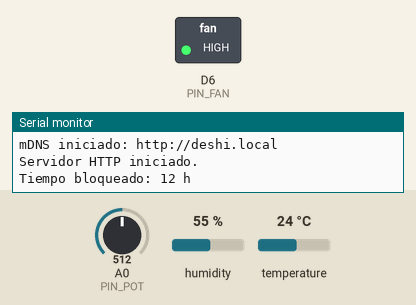
This sketch was run on a simulated ESP8266 (Wemos D1 mini). Parts: switched loads named in the sketch (green lamp = pin HIGH), the last lines printed to the serial monitor. The test bench sets the inputs (shaded band); at power-on: A0 (PIN_POT) = 512, temperature 24 °C, humidity 55 %. Pins used as bus, display or sensor lines are not drawn.

Above: at 5.4 s.
5.5 s: A0 (PIN_POT) set to 32
7.0 s: A0 (PIN_POT) set to 26
At 7.6 s:
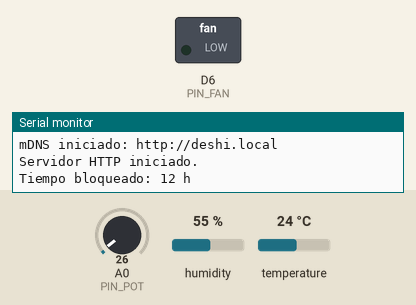
8.5 s: A0 (PIN_POT) set to 56
13.7 s: A0 (PIN_POT) set to 64
At 18.0 s:
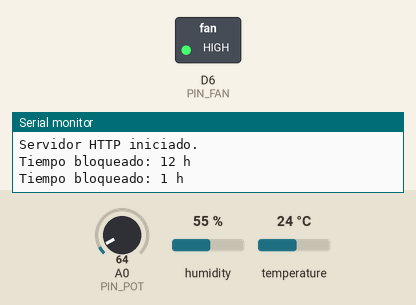
19.2 s: temperature set to 28 °C
At 20.9 s:
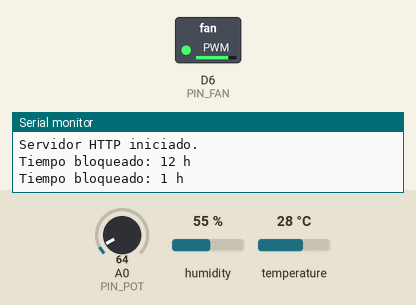
21.2 s: temperature set to 33 °C
At 22.8 s:
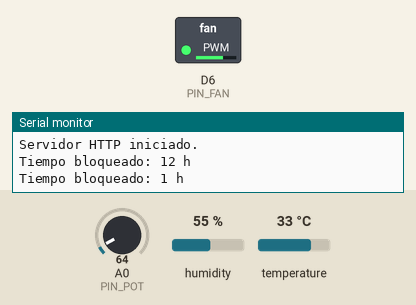
Timing chart, 0 to 24.2 s (numbered marks = the images above; inputs shaded):
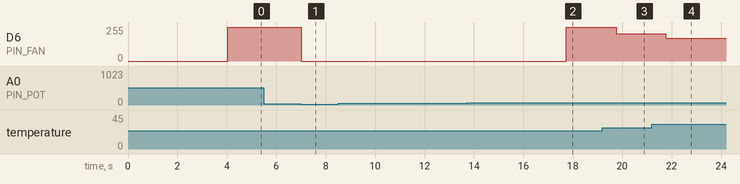

The sketch:

WithoutHumidity.ino
```cpp
#include <ESP8266WiFi.h>
#include <ESP8266WebServer.h>
#include <ESP8266mDNS.h>
#include <DNSServer.h>
#include "DHT.h"

// ============================================================
//  PINES  —  Wemos D1 Mini
// ============================================================
const int PIN_SSR = D5;   // GPIO14 — Control Calefacción (SSR)
const int PIN_FAN = D6;   // GPIO12 — PWM Ventilador
const int PIN_DHT = D7;   // GPIO13 — Sensor Temp/Hum
const int PIN_POT = A0;   // ADC0   — Potenciómetro

// ============================================================
//  CONFIGURACIÓN WI-FI AP
// ============================================================
const char* SSID_AP = "Deshi";
const char* PASS_AP = "12345678";
ESP8266WebServer server(80);
DNSServer dnsServer; // Servidor DNS para el portal cautivo
const byte DNS_PORT = 53;

// ============================================================
//  SENSOR DHT22
// ============================================================
#define DHTTYPE DHT22
DHT dht(PIN_DHT, DHTTYPE);

// ============================================================
//  RANGOS DE TEMPERATURA
// ============================================================
const int TEMP_MIN = 30;
const int TEMP_MAX = 70;

// ============================================================
//  HISTÉRESIS DEL POTENCIÓMETRO (ADC 0-1023)
// ============================================================
const int UMBRAL_APAGADO   = 30;   // Por debajo → apagar
const int UMBRAL_ENCENDIDO = 60;   // Por encima → encender

// ============================================================
//  VARIABLES DE ESTADO
// ============================================================
float currentTemp     = 0.0f;
float targetTemp      = 0.0f;
bool  sistemaEncendido = false;

unsigned long startTime = 0;
unsigned long durationMillis = 0;
int horasSelec = 0;
bool tiempoBloqueado = false;
bool finalizado = false;
unsigned long lastPotMove = 0;
int lastPotValue = 0;

// Lectura de temperatura no-bloqueante
unsigned long lastDHTRead = 0;
const unsigned long DHT_INTERVAL = 2000; // ms entre lecturas

// ============================================================
//  handleRoot  —  Página principal (shell estático)
//  La UI se actualiza vía fetch() contra /status, sin
//  meta-refresh, por lo que la respuesta es más fluida y
//  no interrumpe la interacción del usuario.
// ============================================================
void handleRoot() {
  // El HTML es PROGMEM-friendly en tamaño pero se sirve desde RAM en D1 Mini.
  // Para boards con poca RAM se puede usar PROGMEM / LittleFS.
  String html = F(R"rawHTML(
<!DOCTYPE html>
<html lang="es">
<head>
  <meta charset="UTF-8">
  <meta name="viewport" content="width=device-width, initial-scale=1">
  <title>Deshidratadora Control</title>
  <style>
    :root {
      --bg:        #0f1117;
      --surface:   #1c1f2e;
      --border:    #2a2d3e;
      --accent:    #f97316;
      --accent2:   #3b82f6;
      --green:     #22c55e;
      --red:       #ef4444;
      --yellow:    #eab308;
      --text:      #e2e8f0;
      --muted:     #64748b;
      --radius:    14px;
    }
    * { box-sizing: border-box; margin: 0; padding: 0; }
    body {
      background: var(--bg);
      color: var(--text);
      font-family: 'Segoe UI', system-ui, sans-serif;
      min-height: 100vh;
      display: flex;
      flex-direction: column;
      align-items: center;
      justify-content: center;
      padding: 1rem;
    }

    /* ---- Card principal ---- */
    .card {
      background: var(--surface);
      border: 1px solid var(--border);
      border-radius: var(--radius);
      padding: 2rem 1.8rem;
      width: 100%;
      max-width: 420px;
      box-shadow: 0 8px 32px rgba(0,0,0,.45);
    }
    .card-header {
      display: flex;
      align-items: center;
      gap: .75rem;
      margin-bottom: 1.6rem;
      border-bottom: 1px solid var(--border);
      padding-bottom: 1rem;
    }
    .card-header .icon { font-size: 1.8rem; line-height:1; }
    .card-header h1 {
      font-size: 1.25rem;
      font-weight: 700;
      color: var(--text);
    }
    .card-header small {
      font-size: .75rem;
      color: var(--muted);
      display: block;
    }

    /* ---- Badge de estado ---- */
    .badge {
      display: inline-flex;
      align-items: center;
      gap: .4rem;
      padding: .35rem .85rem;
      border-radius: 999px;
      font-size: .82rem;
      font-weight: 600;
      letter-spacing: .03em;
      margin-bottom: 1.2rem;
    }
    .badge.off     { background: rgba(100,116,139,.15); color: var(--muted);  border: 1px solid var(--border); }
    .badge.active  { background: rgba(59,130,246,.15);  color: var(--accent2); border: 1px solid rgba(59,130,246,.3); }
    .badge.done    { background: rgba(34,197,94,.15);   color: var(--green);  border: 1px solid rgba(34,197,94,.3); }
    .badge.adjust  { background: rgba(234,179,8,.15);   color: var(--yellow); border: 1px solid rgba(234,179,8,.3); }
    .badge .dot { width:8px; height:8px; border-radius:50%; }
    .badge.off .dot    { background: var(--muted); }
    .badge.active .dot { background: var(--accent2); animation: pulse 1.4s infinite; }
    .badge.done .dot   { background: var(--green); }
    .badge.adjust .dot { background: var(--yellow); animation: pulse 1.4s infinite; }
    @keyframes pulse {
      0%,100% { opacity:1; } 50% { opacity:.3; }
    }

    /* ---- Filas de datos ---- */
    .data-grid {
      display: grid;
      grid-template-columns: 1fr 1fr;
      gap: .75rem;
      margin-bottom: 1.2rem;
    }
    .data-item {
      background: var(--bg);
      border: 1px solid var(--border);
      border-radius: 10px;
      padding: .85rem 1rem;
    }
    .data-item .label {
      font-size: .7rem;
      color: var(--muted);
      text-transform: uppercase;
      letter-spacing: .06em;
      margin-bottom: .3rem;
    }
    .data-item .value {
      font-size: 1.45rem;
      font-weight: 700;
      color: var(--text);
    }
    .data-item .value.hot  { color: var(--red); }
    .data-item .value.cool { color: var(--green); }

    /* ---- Barra de progreso de tiempo ---- */
    .progress-wrap {
      background: var(--bg);
      border: 1px solid var(--border);
      border-radius: 10px;
      padding: .85rem 1rem;
      margin-bottom: 1.2rem;
    }
    .progress-header {
      display: flex;
      justify-content: space-between;
      align-items: baseline;
      margin-bottom: .6rem;
    }
    .progress-header .label { font-size: .7rem; color: var(--muted); text-transform: uppercase; letter-spacing: .06em; }
    .progress-header .remaining { font-size: 1.05rem; font-weight: 700; color: var(--accent); }
    .bar-bg {
      height: 8px;
      background: var(--border);
      border-radius: 999px;
      overflow: hidden;
    }
    .bar-fill {
      height: 100%;
      background: linear-gradient(90deg, var(--accent2), var(--accent));
      border-radius: 999px;
      transition: width .8s ease;
    }

    /* ---- Mensaje informativo ---- */
    .info-msg {
      background: var(--bg);
      border: 1px solid var(--border);
      border-radius: 10px;
      padding: .85rem 1rem;
      font-size: .88rem;
      color: var(--muted);
      line-height: 1.5;
      margin-bottom: 1.2rem;
    }

    /* ---- Resistencia pill ---- */
    .heat-pill {
      display: flex;
      align-items: center;
      gap: .5rem;
      background: var(--bg);
      border: 1px solid var(--border);
      border-radius: 10px;
      padding: .75rem 1rem;
      font-size: .9rem;
      font-weight: 600;
      margin-bottom: .75rem;
    }
    .heat-pill .heat-icon { font-size: 1.2rem; }
    .heat-on  { color: var(--red); }
    .heat-off { color: var(--green); }

    /* ---- Footer ---- */
    .footer {
      margin-top: 1.4rem;
      text-align: center;
      font-size: .7rem;
      color: var(--muted);
    }
    #last-update { opacity: .7; }
  </style>
</head>
<body>

<div class="card">
  <div class="card-header">
    <span class="icon">🌿</span>
    <div>
      <h1>Deshidratadora</h1>
      <small>Panel de Control</small>
    </div>
  </div>

  <!-- Contenido dinámico -->
  <div id="content">
    <div class="info-msg">Conectando...</div>
  </div>

  <div class="footer">
    <span id="last-update"></span>
  </div>
</div>

<script>
  function fmtTime(totalSecs) {
    const h = Math.floor(totalSecs / 3600);
    const m = Math.floor((totalSecs % 3600) / 60);
    const s = totalSecs % 60;
    if (h > 0) return h + 'h ' + String(m).padStart(2,'0') + 'm';
    if (m > 0) return m + 'm ' + String(s).padStart(2,'0') + 's';
    return s + 's';
  }

  function renderContent(d) {
    let html = '';

    if (!d.on && !d.done) {
      // ---- APAGADO ----
      html += '<div class="badge off"><span class="dot"></span>APAGADO</div>';
      html += '<div class="info-msg">Gira la perilla hacia la derecha para iniciar el proceso de deshidratación.</div>';

    } else if (d.done) {
      // ---- FINALIZADO ----
      html += '<div class="badge done"><span class="dot"></span>FINALIZADO</div>';
      html += '<div class="info-msg">✅ El proceso ha terminado exitosamente.<br>Regresa la perilla al inicio para resetear.</div>';

    } else if (!d.locked) {
      // ---- AJUSTANDO TIEMPO ----
      html += '<div class="badge adjust"><span class="dot"></span>AJUSTANDO TIEMPO</div>';
      const countdown = Math.max(0, d.countdown);
      html += '<div class="data-grid">';
      html +=   '<div class="data-item">';
      html +=     '<div class="label">Tiempo selec.</div>';
      html +=     '<div class="value">' + d.hours + ' h</div>';
      html +=   '</div>';
      html +=   '<div class="data-item">';
      html +=     '<div class="label">Iniciando en</div>';
      html +=     '<div class="value">' + countdown + ' s</div>';
      html +=   '</div>';
      html += '</div>';
      html += '<div class="info-msg">Deja de mover la perilla para confirmar el tiempo.</div>';

    } else {
      // ---- EN PROCESO ----
      html += '<div class="badge active"><span class="dot"></span>EN PROCESO</div>';

      const isHot = d.heating;
      html += '<div class="data-grid">';
      html +=   '<div class="data-item">';
      html +=     '<div class="label">Temp. Objetivo</div>';
      html +=     '<div class="value">' + d.target + ' °C</div>';
      html +=   '</div>';
      html +=   '<div class="data-item">';
      html +=     '<div class="label">Temp. Actual</div>';
      html +=     '<div class="value ' + (isHot ? 'hot' : 'cool') + '">' + d.current + ' °C</div>';
      html +=   '</div>';
      html += '</div>';

      html += '<div class="heat-pill ' + (isHot ? 'heat-on' : 'heat-off') + '">';
      html +=   '<span class="heat-icon">' + (isHot ? '🔥' : '✅') + '</span>';
      html +=   'Resistencia: ' + (isHot ? 'Calentando' : 'Estable');
      html += '</div>';

      const pct = Math.min(100, Math.max(0, d.progress));
      html += '<div class="progress-wrap">';
      html +=   '<div class="progress-header">';
      html +=     '<span class="label">Tiempo restante</span>';
      html +=     '<span class="remaining">' + fmtTime(d.remaining) + '</span>';
      html +=   '</div>';
      html +=   '<div class="bar-bg"><div class="bar-fill" style="width:' + pct + '%"></div></div>';
      html += '</div>';
    }

    document.getElementById('content').innerHTML = html;
    const now = new Date();
    document.getElementById('last-update').textContent =
      'Actualizado: ' + now.toLocaleTimeString('es', {hour:'2-digit', minute:'2-digit', second:'2-digit'});
  }

  function fetchStatus() {
    fetch('/status')
      .then(r => r.json())
      .then(d => renderContent(d))
      .catch(() => {
        document.getElementById('content').innerHTML =
          '<div class="info-msg">⚠️ Sin conexión con el dispositivo.</div>';
      });
  }

  fetchStatus();
  setInterval(fetchStatus, 2000);
</script>
</body>
</html>
)rawHTML");

  server.send(200, "text/html", html);
}

// ============================================================
//  handleStatus  —  Endpoint JSON que consume la UI
// ============================================================
void handleStatus() {
  bool heating = (digitalRead(PIN_SSR) == HIGH);

  unsigned long elapsed   = (startTime > 0) ? (millis() - startTime) : 0;
  unsigned long remaining = (durationMillis > elapsed) ? (durationMillis - elapsed) / 1000 : 0;
  int progress = (durationMillis > 0)
      ? (int)((float)elapsed / (float)durationMillis * 100.0f)
      : 0;
  int countdown = (int)(4 - (millis() - lastPotMove) / 1000);

  String json = "{";
  json += "\"on\":"      + String(sistemaEncendido ? "true" : "false") + ",";
  json += "\"locked\":"  + String(tiempoBloqueado  ? "true" : "false") + ",";
  json += "\"done\":"    + String(finalizado        ? "true" : "false") + ",";
  json += "\"heating\":" + String(heating           ? "true" : "false") + ",";
  json += "\"current\":" + String(currentTemp, 1)  + ",";
  json += "\"target\":"  + String((int)targetTemp)  + ",";
  json += "\"hours\":"   + String(horasSelec)       + ",";
  json += "\"remaining\":" + String(remaining)      + ",";
  json += "\"progress\":" + String(progress)        + ",";
  json += "\"countdown\":" + String(max(0, countdown));
  json += "}";

  server.send(200, "application/json", json);
}

// ============================================================
//  VENTILADOR  —  Velocidad proporcional según diferencia ΔT
//  • ΔT ≤ 0  → velocidad mínima (circulación base)
//  • 0 < ΔT ≤ 5 → escala lineal entre mínimo y máximo
//  • ΔT > 5  → velocidad máxima
// ============================================================
void actualizarVentilador(float actual, float meta) {
  const int VEL_MIN = 170;
  const int VEL_MAX = 255;
  float diferencia = meta - actual;
  int velocidad;
  if (diferencia <= 0.0f) {
    velocidad = VEL_MIN;
  } else if (diferencia > 5.0f) {
    velocidad = VEL_MAX;
  } else {
    velocidad = (int)map((long)(diferencia * 10), 0, 50, VEL_MIN, VEL_MAX);
  }
  analogWrite(PIN_FAN, velocidad);
}

// ============================================================
//  SETUP
// ============================================================
void setup() {
  Serial.begin(115200);

  pinMode(PIN_SSR, OUTPUT);
  pinMode(PIN_FAN, OUTPUT);
  digitalWrite(PIN_SSR, LOW);
  analogWrite(PIN_FAN, 0);

  analogWriteRange(255);
  dht.begin();

  WiFi.softAP(SSID_AP, PASS_AP);
  IPAddress apIP = WiFi.softAPIP();
  Serial.print(F("IP del servidor: "));
  Serial.println(apIP);

  // ---- DNS: Redirigir todo a la IP del Wemos (Portal Cautivo) ----
  dnsServer.start(DNS_PORT, "*", apIP);

  // ---- mDNS: Acceso vía http://deshi.local ----
  if (MDNS.begin("deshi")) {
    Serial.println(F("mDNS iniciado: http://deshi.local"));
  }

  server.on("/",       handleRoot);
  server.on("/status", handleStatus);

  // Manejador para cuando el navegador busca direcciones raras (Captive Portal)
  server.onNotFound([]() {
    server.sendHeader("Location", String("http://") + WiFi.softAPIP().toString(), true);
    server.send(302, "text/plain", "");
  });

  server.begin();
  Serial.println(F("Servidor HTTP iniciado."));
}

// ============================================================
//  LOOP
// ============================================================
void loop() {
  dnsServer.processNextRequest(); // Mantiene el DNS funcionando
  MDNS.update();                  // Mantiene el mDNS funcionando
  server.handleClient();

  int potValue = analogRead(PIN_POT);

  // ---- APAGADO (histéresis) ----
  if (potValue < UMBRAL_APAGADO) {
    if (sistemaEncendido) {
      digitalWrite(PIN_SSR, LOW);
      analogWrite(PIN_FAN, 0);
      sistemaEncendido  = false;
      tiempoBloqueado   = false;
      finalizado        = false;
      startTime         = 0;
      durationMillis    = 0;
      horasSelec        = 0;
    }
  }
  // ---- ENCENDIDO ----
  else if (potValue > UMBRAL_ENCENDIDO && !finalizado) {
    if (!sistemaEncendido) {
      sistemaEncendido = true;
      lastPotMove  = millis();
      lastPotValue = potValue;
    }

    if (!tiempoBloqueado) {
      // Selección de horas (1–24) con el potenciómetro
      horasSelec = map(potValue, UMBRAL_ENCENDIDO, 1023, 1, 24);

      // Detectar movimiento del potenciómetro (umbral de 15 ADC counts)
      if (abs(potValue - lastPotValue) > 15) {
        lastPotMove  = millis();
        lastPotValue = potValue;
      }

      // Bloquear tiempo tras 4 s de inactividad
      if ((millis() - lastPotMove) > 4000UL) {
        durationMillis = (unsigned long)horasSelec * 3600000UL;
        startTime      = millis();
        tiempoBloqueado = true;
        Serial.print(F("Tiempo bloqueado: "));
        Serial.print(horasSelec);
        Serial.println(F(" h"));
      }
    }
    else {
      // ---- Control de temperatura (PID on-off con histéresis) ----
      targetTemp = (float)map(potValue, UMBRAL_ENCENDIDO, 1023, TEMP_MIN, TEMP_MAX);

      // Lectura DHT no-bloqueante
      if (millis() - lastDHTRead > DHT_INTERVAL) {
        float t = dht.readTemperature();
        if (!isnan(t)) currentTemp = t;
        lastDHTRead = millis();
      }

      // Histéresis ±0.5 °C
      if      (currentTemp < (targetTemp - 0.5f)) digitalWrite(PIN_SSR, HIGH);
      else if (currentTemp >= targetTemp)         digitalWrite(PIN_SSR, LOW);

      actualizarVentilador(currentTemp, targetTemp);

      // Verificar fin de ciclo
      if ((millis() - startTime) >= durationMillis) {
        finalizado = true;
        Serial.println(F("Proceso finalizado."));
      }
    }
  }

  // ---- Seguridad: apagar resistencia y ventilador al finalizar ----
  if (finalizado) {
    digitalWrite(PIN_SSR, LOW);
    analogWrite(PIN_FAN, 0);
  }

  delay(20);
}
```

Measured:
- the behaviour switches between 30 and 29 on A0 (PIN_POT) (found by bisection; images 0 and 1)
- the behaviour switches between 60 and 61 on A0 (PIN_POT) (found by bisection; images 1 and 2)
- after the input at 5.5 s, every drawn part: stays the same
- after the input at 7.0 s, D6 (PIN_FAN): 255/255 → 0/255 at once
- after the input at 8.5 s, every drawn part: stays the same
- after the input at 13.7 s, D6 (PIN_FAN): 0/255 → 255/255 after 4.0 s
- after the input at 19.2 s, D6 (PIN_FAN): 255/255 → 204/255 after 0.55 s
- after the input at 21.2 s, D6 (PIN_FAN): 204/255 → 170/255 after 0.56 s
